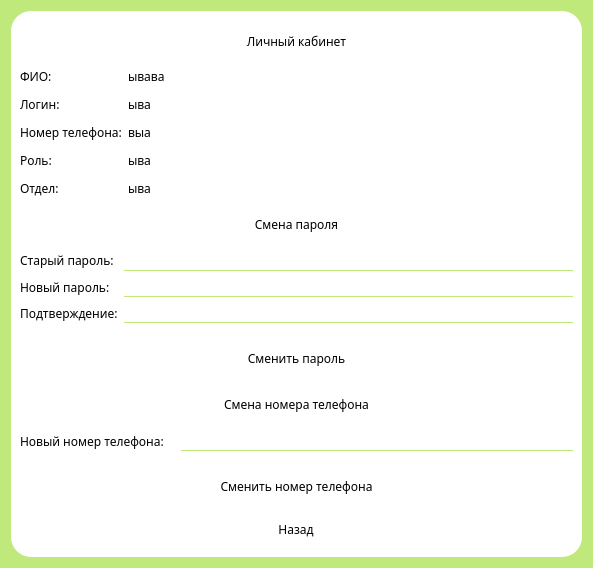
<?xml version="1.0" encoding="UTF-8"?>
<ui version="4.0">
 <class>Dialog</class>
 <widget class="QDialog" name="Dialog">
  <property name="geometry">
   <rect>
    <x>0</x>
    <y>0</y>
    <width>593</width>
    <height>568</height>
   </rect>
  </property>
  <property name="windowTitle">
   <string>Dialog</string>
  </property>
  <property name="styleSheet">
   <string notr="true">background-color: 	rgb(191, 233, 123);
font-family: Myanmar Text;</string>
  </property>
  <layout class="QVBoxLayout" name="verticalLayout_4">
   <item>
    <widget class="QFrame" name="frame">
     <property name="focusPolicy">
      <enum>Qt::FocusPolicy::NoFocus</enum>
     </property>
     <property name="styleSheet">
      <string notr="true">background-color: white;
border-radius: 20px;</string>
     </property>
     <property name="frameShape">
      <enum>QFrame::Shape::StyledPanel</enum>
     </property>
     <property name="frameShadow">
      <enum>QFrame::Shadow::Raised</enum>
     </property>
     <layout class="QVBoxLayout" name="verticalLayout_3">
      <item>
       <widget class="QLabel" name="WindowTitle">
        <property name="styleSheet">
         <string notr="true"/>
        </property>
        <property name="text">
         <string>Личный кабинет</string>
        </property>
        <property name="alignment">
         <set>Qt::AlignmentFlag::AlignCenter</set>
        </property>
       </widget>
      </item>
      <item>
       <layout class="QFormLayout" name="PersonInfoBlock">
        <item row="0" column="0">
         <layout class="QVBoxLayout" name="PersonInfoLabelsBlock">
          <property name="spacing">
           <number>11</number>
          </property>
          <property name="topMargin">
           <number>0</number>
          </property>
          <item>
           <widget class="QLabel" name="NameLabel">
            <property name="text">
             <string>ФИО:</string>
            </property>
           </widget>
          </item>
          <item>
           <widget class="QLabel" name="LoginLabel">
            <property name="text">
             <string>Логин:</string>
            </property>
           </widget>
          </item>
          <item>
           <widget class="QLabel" name="PhoneLabel">
            <property name="text">
             <string>Номер телефона:</string>
            </property>
           </widget>
          </item>
          <item>
           <widget class="QLabel" name="RoleLabel">
            <property name="text">
             <string>Роль:</string>
            </property>
           </widget>
          </item>
          <item>
           <widget class="QLabel" name="DepartmentLabel">
            <property name="text">
             <string>Отдел:</string>
            </property>
           </widget>
          </item>
         </layout>
        </item>
        <item row="0" column="1">
         <layout class="QVBoxLayout" name="PersonInfoValuesBlock">
          <property name="spacing">
           <number>11</number>
          </property>
          <item>
           <widget class="QLabel" name="NameValue">
            <property name="text">
             <string>ывава</string>
            </property>
           </widget>
          </item>
          <item>
           <widget class="QLabel" name="LoginValue">
            <property name="text">
             <string>ыва</string>
            </property>
           </widget>
          </item>
          <item>
           <widget class="QLabel" name="PhoneValue">
            <property name="text">
             <string>выа</string>
            </property>
           </widget>
          </item>
          <item>
           <widget class="QLabel" name="RoleValue">
            <property name="text">
             <string>ыва</string>
            </property>
           </widget>
          </item>
          <item>
           <widget class="QLabel" name="DepartmenValue">
            <property name="text">
             <string>ыва</string>
            </property>
           </widget>
          </item>
         </layout>
        </item>
       </layout>
      </item>
      <item>
       <widget class="QLabel" name="ChangePasswordTitle">
        <property name="styleSheet">
         <string notr="true"/>
        </property>
        <property name="text">
         <string>Смена пароля</string>
        </property>
        <property name="alignment">
         <set>Qt::AlignmentFlag::AlignCenter</set>
        </property>
       </widget>
      </item>
      <item>
       <layout class="QVBoxLayout" name="verticalLayout">
        <property name="spacing">
         <number>17</number>
        </property>
        <item>
         <layout class="QHBoxLayout" name="ChangePasswordBlock">
          <property name="spacing">
           <number>6</number>
          </property>
          <item>
           <layout class="QVBoxLayout" name="ChangePasswordLabelsBlock">
            <property name="spacing">
             <number>8</number>
            </property>
            <item>
             <widget class="QLabel" name="OldPasswordLabel">
              <property name="text">
               <string>Старый пароль:</string>
              </property>
             </widget>
            </item>
            <item>
             <widget class="QLabel" name="NewPasswordLabel">
              <property name="text">
               <string>Новый пароль:</string>
              </property>
             </widget>
            </item>
            <item>
             <widget class="QLabel" name="ConfirmNewPasswordLabel">
              <property name="text">
               <string>Подтверждение:</string>
              </property>
             </widget>
            </item>
           </layout>
          </item>
          <item>
           <layout class="QVBoxLayout" name="ChangePasswordInputsBlock">
            <item>
             <widget class="QLineEdit" name="OldPasswordInput">
              <property name="styleSheet">
               <string notr="true">border-bottom: 1px solid rgb(191, 233, 123);</string>
              </property>
             </widget>
            </item>
            <item>
             <widget class="QLineEdit" name="NewPasswordInput">
              <property name="styleSheet">
               <string notr="true">border-bottom: 1px solid rgb(191, 233, 123);</string>
              </property>
             </widget>
            </item>
            <item>
             <widget class="QLineEdit" name="ConfirmNewPasswordInput">
              <property name="styleSheet">
               <string notr="true">border-bottom: 1px solid rgb(191, 233, 123);</string>
              </property>
             </widget>
            </item>
           </layout>
          </item>
         </layout>
        </item>
        <item>
         <widget class="QPushButton" name="ChangePasswordButton">
          <property name="sizePolicy">
           <sizepolicy hsizetype="Preferred" vsizetype="Fixed">
            <horstretch>0</horstretch>
            <verstretch>0</verstretch>
           </sizepolicy>
          </property>
          <property name="styleSheet">
           <string notr="true">QPushButton {
border-radius: 10;
background-color: '#bfe97b';
padding: 10px;
}

QPushButton:hover {
background-color: #a7ca6b;
}</string>
          </property>
          <property name="text">
           <string>Сменить пароль</string>
          </property>
         </widget>
        </item>
       </layout>
      </item>
      <item>
       <widget class="QLabel" name="ChangePhoneTitle">
        <property name="styleSheet">
         <string notr="true"/>
        </property>
        <property name="text">
         <string>Смена номера телефона</string>
        </property>
        <property name="alignment">
         <set>Qt::AlignmentFlag::AlignCenter</set>
        </property>
       </widget>
      </item>
      <item>
       <layout class="QVBoxLayout" name="verticalLayout_2">
        <property name="spacing">
         <number>17</number>
        </property>
        <item>
         <layout class="QHBoxLayout" name="ChangePhoneBlock">
          <item>
           <widget class="QLabel" name="ChangePhoneLabel">
            <property name="text">
             <string>Новый номер телефона:</string>
            </property>
           </widget>
          </item>
          <item>
           <widget class="QLineEdit" name="ChangePhoneInput">
            <property name="styleSheet">
             <string notr="true">border-bottom: 1px solid rgb(191, 233, 123);</string>
            </property>
           </widget>
          </item>
         </layout>
        </item>
        <item>
         <widget class="QPushButton" name="ChangePhoneButton">
          <property name="sizePolicy">
           <sizepolicy hsizetype="Preferred" vsizetype="Minimum">
            <horstretch>0</horstretch>
            <verstretch>0</verstretch>
           </sizepolicy>
          </property>
          <property name="styleSheet">
           <string notr="true">QPushButton {
border-radius: 10;
background-color: '#bfe97b';
padding: 10px;
}

QPushButton:hover {
background-color: #a7ca6b;
}</string>
          </property>
          <property name="text">
           <string>Сменить номер телефона</string>
          </property>
         </widget>
        </item>
       </layout>
      </item>
      <item alignment="Qt::AlignmentFlag::AlignHCenter">
       <widget class="QPushButton" name="ReturnButton">
        <property name="sizePolicy">
         <sizepolicy hsizetype="Fixed" vsizetype="Fixed">
          <horstretch>0</horstretch>
          <verstretch>0</verstretch>
         </sizepolicy>
        </property>
        <property name="styleSheet">
         <string notr="true">QPushButton {
border-radius: 10;
background-color: '#bfe97b';
padding: 10px  50px;
}

QPushButton:hover {
background-color: #a7ca6b;
}</string>
        </property>
        <property name="text">
         <string>Назад</string>
        </property>
        <property name="autoDefault">
         <bool>true</bool>
        </property>
        <property name="default">
         <bool>false</bool>
        </property>
        <property name="flat">
         <bool>false</bool>
        </property>
       </widget>
      </item>
     </layout>
    </widget>
   </item>
  </layout>
 </widget>
 <resources/>
 <connections/>
</ui>
